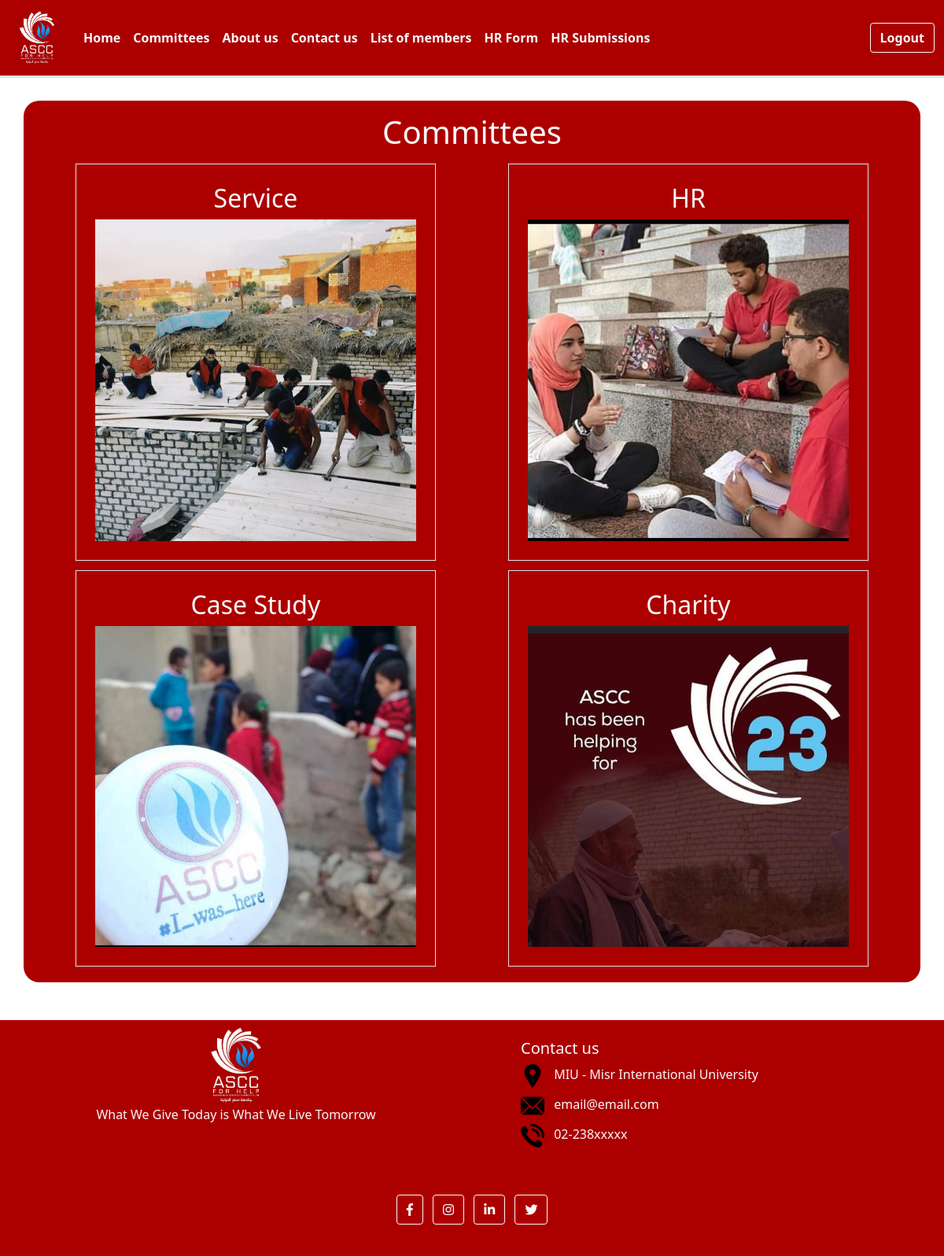
Page /main (signed in) on the committed database.
### Asec/models.py (models this page shows, shortened)
class Committee(models.Model):
    name = models.CharField(max_length=30)
    description = models.CharField(max_length=255)
    photo = models.CharField(max_length=30)
    headId = models.ForeignKey("User", on_delete=models.CASCADE)

### Asec/views.py (the view)
# urls.py: path("main", views.committe_main, name="main"),
def committe_main(request):
    return render(request, "Committee/main.html",{
        'committees':Committee.objects.all()
    })

### Asec/Templates/Committee/main.html
{% extends "General/layout.html" %}
{% load static%}
{% block content %}
<div
	class="container h-auto my-5 p-3 text-light text-center"
	style="background-color: rgb(172, 0, 0); border-radius: 20px;"
>
	<h1>Committees</h1>
    {% for committee in committees%}
      {% if forloop.counter0|divisibleby:2 %}
        <div class="row justify-content-around m-1 h-auto" >
          <a href="show_committee/{{committee.id}}" class="col-lg-5 border mt-2 p-4 text-light" style="text-decoration: none;">
            <div >
              <h2>{{committee.name}}</h2>
              <img class="w-100" src="{% static committee.photo %}" alt="">
            </div>
          </a>
      {%else%}
          <a href="show_committee/{{committee.id}}" class="col-lg-5 border mt-2 p-4 text-light" style="text-decoration: none;">
            <div >
              <h2>{{committee.name}}</h2>
              <img class="w-100" src="{% static committee.photo %}" alt="">
            </div>
          </a>
        </div>
      {% endif %}
    {% endfor%}
</div>
{% endblock %}

### Asec/static/styles/general.css (style rules this page uses)
body { margin: 0; padding-top: 80px; background-color: rgb(250, 250, 250); }

### rows in the picture
Committee: name "Service", photo (picture)
Committee: name "HR", photo (picture)
Committee: name "Case Study", photo (picture)
Committee: name "Charity", photo (picture)
